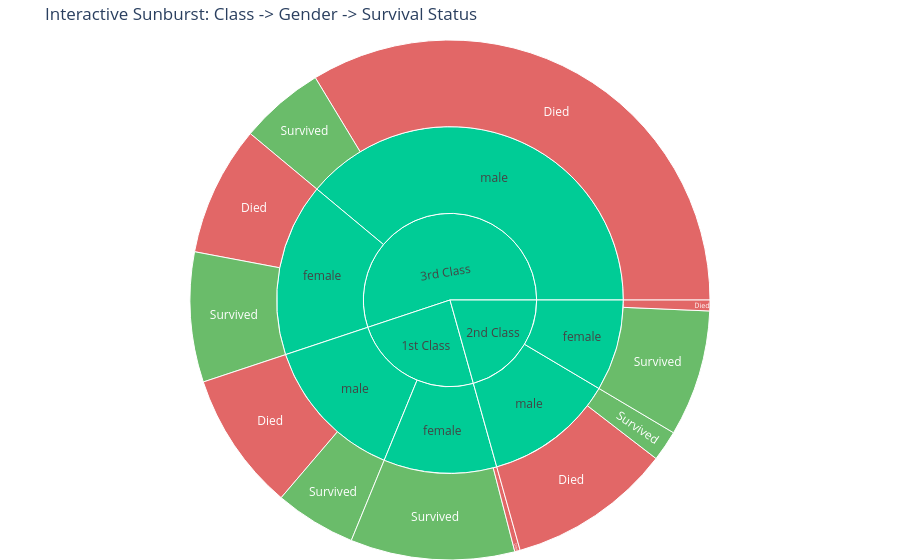

Source (notebook cell):
### Markdown cell above
### Interactive Exploratory Plots
Below we render four dynamic Plotly visualizations. These plots allow interactive panning, zooming, and hover annotations. Note that interactive Plotly plots require a running Python kernel (such as in Jupyter Notebook or Google Colab) to render dynamically.

### Code cell
# 1. Interactive Sunburst (Ticket Class -> Sex -> Survival Status)
vis_df = df.copy()
vis_df["Survival Status"] = vis_df["survived"].map({0: "Died", 1: "Survived"})
vis_df["Ticket Class"] = vis_df["pclass"].map({1: "1st Class", 2: "2nd Class", 3: "3rd Class"})

fig_sunburst = px.sunburst(
    vis_df, 
    path=["Ticket Class", "sex", "Survival Status"], 
    title="Interactive Sunburst: Class -> Gender -> Survival Status",
    color="Survival Status",
    color_discrete_map={"Survived": "#2ca02c", "Died": "#d62728"}
)
fig_sunburst.update_layout(margin=dict(t=40, l=0, r=0, b=0))
fig_sunburst.show()

### Figure 1 — Plotly figure (JSON) as saved in the notebook; plotly's stock layout.template omitted (floating-point values rounded to 4 significant figures)
{"data": [{"branchvalues": "total", "customdata": [["(?)"], ["(?)"], ["(?)"], ["(?)"], ["(?)"], ["(?)"], ["(?)"], ["(?)"], ["(?)"], ["Died"], ["Died"], ["Died"], ["Died"], ["Died"], ["Died"], ["Survived"], ["Survived"], ["Survived"], ["Survived"], ["Survived"], ["Survived"]], "domain": {"x": [0.0, 1.0], "y": [0.0, 1.0]}, "hovertemplate": "labels=%{label}<br>count=%{value}<br>parent=%{parent}<br>id=%{id}<br>Survival Status=%{customdata[0]}<extra></extra>", "ids": ["3rd Class/male", "1st Class/female", "3rd Class/female", "1st Class/male", "2nd Class/female", "2nd Class/male", "3rd Class", "1st Class", "2nd Class", "3rd Class/male/Died", "1st Class/male/Died", "3rd Class/female/Died", "2nd Class/male/Died", "2nd Class/female/Died", "1st Class/female/Died", "1st Class/female/Survived", "3rd Class/female/Survived", "2nd Class/female/Survived", "2nd Class/male/Survived", "1st Class/male/Survived", "3rd Class/male/Survived"], "labels": ["male", "female", "female", "male", "female", "male", "3rd Class", "1st Class", "2nd Class", "Died", "Died", "Died", "Died", "Died", "Died", "Survived", "Survived", "Survived", "Survived", "Survived", "Survived"], "marker": {"colors": ["#00cc96", "#00cc96", "#00cc96", "#00cc96", "#00cc96", "#00cc96", "#00cc96", "#00cc96", "#00cc96", "#d62728", "#d62728", "#d62728", "#d62728", "#d62728", "#d62728", "#2ca02c", "#2ca02c", "#2ca02c", "#2ca02c", "#2ca02c", "#2ca02c"]}, "name": "", "parents": ["3rd Class", "1st Class", "3rd Class", "1st Class", "2nd Class", "2nd Class", "", "", "", "3rd Class/male", "1st Class/male", "3rd Class/female", "2nd Class/male", "2nd Class/female", "1st Class/female", "1st Class/female", "3rd Class/female", "2nd Class/female", "2nd Class/male", "1st Class/male", "3rd Class/male"], "type": "sunburst", "values": [347, 94, 144, 122, 76, 108, 491, 216, 184, 300, 77, 72, 91, 6, 3, 91, 72, 70, 17, 45, 47]}], "layout": {"legend": {"tracegroupgap": 0}, "margin": {"b": 0, "l": 0, "r": 0, "t": 40}, "title": {"text": "Interactive Sunburst: Class -> Gender -> Survival Status"}}}
